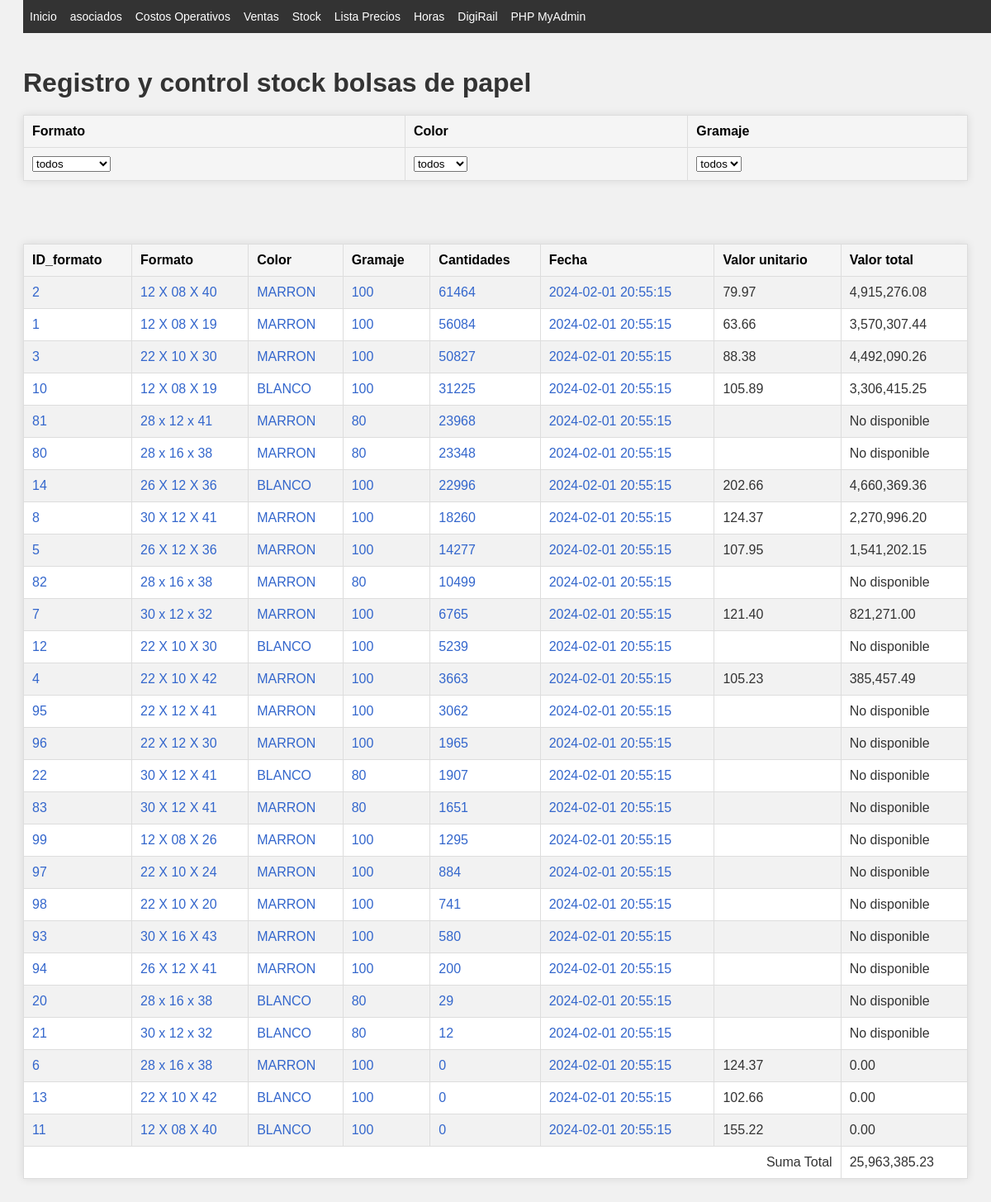
The page /stock.php on the database its author committed.
### tables this page shows
CREATE TABLE `listado_precios` (
  `ID_listado` int(11) NOT NULL AUTO_INCREMENT,
  `ID_formato` int(11),
  `cantidad` int(11),
  `precio_u_sIVA` decimal(8,2),
  `fecha` date,
  PRIMARY KEY (`ID_listado`),
  FOREIGN KEY (`ID_formato`) REFERENCES `tabla_1` (`ID_formato`)
);

CREATE TABLE `tabla_1` (
  `ID_formato` int(11) NOT NULL,
  `formato` varchar(14) NOT NULL,
  `color` varchar(11) NOT NULL,
  `gramaje` int(11) NOT NULL,
  `cantidades` int(11) NOT NULL,
  `manijas` bit(1) NOT NULL,
  `fechatiempo` TIMESTAMP DEFAULT CURRENT_TIMESTAMP ON UPDATE CURRENT_TIMESTAMP
);

### stock.php (the view, shortened to what this page needs)
<?php
require "includes/header.php";
require_once 'Stock/conn.php';
$formatoFilter  = isset($_GET['Formato'])   ? $_GET['Formato']  : 'todos';
$colorFilter    = isset($_GET['color'])     ? $_GET['color']    : 'todos';
$gramajeFilter  = isset($_GET['gramaje'])   ? $_GET['gramaje']  : 'todos';
$query = "SELECT t1.*, t2.precio_u_sIVA FROM tabla_1 t1
          LEFT JOIN listado_precios t2 ON t1.ID_formato = t2.ID_formato";
$query .= " ORDER BY t1.cantidades DESC";
$stmt = $conn->prepare($query);
$stmt->execute();
$result = $stmt->get_result();
function crearEnlace($id_formato, $texto) {
    return '<a href="Stock/busqueda.php?ID_formato=' . $id_formato . '">' . htmlspecialchars($texto) . '</a>';
}
?>
<!DOCTYPE html>
<html>
<head>
    <link rel="stylesheet" href="CSS/style.css">
</head>
<body>
<h1>Registro y control stock bolsas de papel</h1>
<form action="stock.php" method="GET" id="filtroForm">
    <table>
        <tr>
            <th>Formato</th>
            <th>Color</th>
            <th>Gramaje</th>
        </tr>
        <tr>
            <th>
            <select name="Formato" onchange="submitForm()">
                <option value="todos" <?php if ($formatoFilter === 'todos') echo 'selected'; ?>>todos</option>
            </select>
            </th>
            <th>
                <select name="color" onchange="submitForm()">
                    <option value="todos" <?php if ($colorFilter === 'todos') echo 'selected'; ?>>todos</option>
                </select>
            </th>
            <th>
                <select name="gramaje" onchange="submitForm()">
                    <option value="todos"   <?php if ($gramajeFilter === 'todos')   echo 'selected'; ?>>todos   </option>
                </select>
            </th>
        </tr>
    </table>
    <br>
</form>
<br>
<table>
    <tr>
        <th>ID_formato</th>
        <th>Formato</th>
        <th>Color</th>
        <th>Gramaje</th>
        <th>Cantidades</th>
        <th>Fecha</th>
        <th>Valor unitario</th>
        <th>Valor total</th>
    </tr>
    <?php
    $totalSuma = 0;
    while ($row = mysqli_fetch_assoc($result)) { ?>
        <tr>
            <td><?php echo crearEnlace($row['ID_formato'], $row['ID_formato']); ?></td>
            <td><?php echo crearEnlace($row['ID_formato'], $row['formato']); ?></td>
            <td><?php echo crearEnlace($row['ID_formato'], $row['color']); ?></td>
            <td><?php echo crearEnlace($row['ID_formato'], $row['gramaje']); ?></td>
            <td><?php echo crearEnlace($row['ID_formato'], $row['cantidades']); ?></td>
            <td><?php echo crearEnlace($row['ID_formato'], $row['fechatiempo']); ?></td>
            <td><?php echo $row['precio_u_sIVA']; ?></td>
            <td>
                <?php
                    if (isset($row['precio_u_sIVA'])) {
                        $valorTotal = $row['cantidades'] * $row['precio_u_sIVA'];
                        echo number_format($valorTotal, 2, '.', ',');
                        $totalSuma += $valorTotal;
                    } else {
                        echo 'No disponible';
                    }
                ?>
            </td>
        </tr>
    <?php } ?>
    <tr>
        <td colspan="7" style="text-align: right;">Suma Total</td>
        <td><?php echo number_format($totalSuma, 2, '.', ','); ?></td>
    </tr>
</table>
</body>
</html>

### CSS/index.css (style rules this page uses)
body { font-family: verdana; resize: none; }
h1, #cabecera p { margin: 0; padding: 0; }

### CSS/style.css (style rules this page uses)
body { font-family: Arial, sans-serif; background-color: #f4f4f4; color: #333; }
table { border-collapse: collapse; width: 80%; margin: 20px auto; background-color: #ffffff; box-shadow: 0 0 10px rgba(0,0,0,0.1); }
th, td { border: 1px solid #ddd; padding: 8px; text-align: left; }
th { background-color: #e9e9e9; color: #000; }
tr:nth-child(even) { background-color: #f2f2f2; }
body { font-family: Arial, sans-serif; background-color: #f1f1f1; padding: 20px; }
h1 { color: #333; }
table { width: 100%; border-collapse: collapse; margin-top: 20px; }
table th, table td { padding: 10px; text-align: left; border: 1px solid #ddd; }
table th { background-color: #f5f5f5; }
table td a { color: #3366cc; text-decoration: none; }

### rows shown on the page
listado_precios: ID_formato.ID_formato "2 12 X 08 X 40 MARRON 100 61464 2024-02-01 20:55:15", precio_u_sIVA "79.97", valorTotal "4,915,276.08"
listado_precios: ID_formato.ID_formato "1 12 X 08 X 19 MARRON 100 56084 2024-02-01 20:55:15", precio_u_sIVA "63.66", valorTotal "3,570,307.44"
listado_precios: ID_formato.ID_formato "3 22 X 10 X 30 MARRON 100 50827 2024-02-01 20:55:15", precio_u_sIVA "88.38", valorTotal "4,492,090.26"
listado_precios: ID_formato.ID_formato "10 12 X 08 X 19 BLANCO 100 31225 2024-02-01 20:55:15", precio_u_sIVA "105.89", valorTotal "3,306,415.25"
tabla_1: ID_formato "81 28 x 12 x 41 MARRON 80 23968 2024-02-01 20:55:15", shows "No disponible"
tabla_1: ID_formato "80 28 x 16 x 38 MARRON 80 23348 2024-02-01 20:55:15", shows "No disponible"
listado_precios: ID_formato.ID_formato "14 26 X 12 X 36 BLANCO 100 22996 2024-02-01 20:55:15", precio_u_sIVA "202.66", valorTotal "4,660,369.36"
listado_precios: ID_formato.ID_formato "8 30 X 12 X 41 MARRON 100 18260 2024-02-01 20:55:15", precio_u_sIVA "124.37", valorTotal "2,270,996.20"
listado_precios: ID_formato.ID_formato "5 26 X 12 X 36 MARRON 100 14277 2024-02-01 20:55:15", precio_u_sIVA "107.95", valorTotal "1,541,202.15"
tabla_1: ID_formato "82 28 x 16 x 38 MARRON 80 10499 2024-02-01 20:55:15", shows "No disponible"
listado_precios: ID_formato.ID_formato "7 30 x 12 x 32 MARRON 100 6765 2024-02-01 20:55:15", precio_u_sIVA "121.40", valorTotal "821,271.00"
tabla_1: ID_formato "12 22 X 10 X 30 BLANCO 100 5239 2024-02-01 20:55:15", shows "No disponible"
listado_precios: ID_formato.ID_formato "4 22 X 10 X 42 MARRON 100 3663 2024-02-01 20:55:15", precio_u_sIVA "105.23", valorTotal "385,457.49"
tabla_1: ID_formato "95 22 X 12 X 41 MARRON 100 3062 2024-02-01 20:55:15", shows "No disponible"
tabla_1: ID_formato "96 22 X 12 X 30 MARRON 100 1965 2024-02-01 20:55:15", shows "No disponible"
tabla_1: ID_formato "22 30 X 12 X 41 BLANCO 80 1907 2024-02-01 20:55:15", shows "No disponible"
tabla_1: ID_formato "83 30 X 12 X 41 MARRON 80 1651 2024-02-01 20:55:15", shows "No disponible"
tabla_1: ID_formato "99 12 X 08 X 26 MARRON 100 1295 2024-02-01 20:55:15", shows "No disponible"
tabla_1: ID_formato "97 22 X 10 X 24 MARRON 100 884 2024-02-01 20:55:15", shows "No disponible"
tabla_1: ID_formato "98 22 X 10 X 20 MARRON 100 741 2024-02-01 20:55:15", shows "No disponible"
tabla_1: ID_formato "93 30 X 16 X 43 MARRON 100 580 2024-02-01 20:55:15", shows "No disponible"
tabla_1: ID_formato "94 26 X 12 X 41 MARRON 100 200 2024-02-01 20:55:15", shows "No disponible"
tabla_1: ID_formato "20 28 x 16 x 38 BLANCO 80 29 2024-02-01 20:55:15", shows "No disponible"
tabla_1: ID_formato "21 30 x 12 x 32 BLANCO 80 12 2024-02-01 20:55:15", shows "No disponible"
listado_precios: ID_formato.ID_formato "6 28 x 16 x 38 MARRON 100 0 2024-02-01 20:55:15", precio_u_sIVA "124.37", valorTotal "0.00"
listado_precios: ID_formato.ID_formato "13 22 X 10 X 42 BLANCO 100 0 2024-02-01 20:55:15", precio_u_sIVA "102.66", valorTotal "0.00"
listado_precios: ID_formato.ID_formato "11 12 X 08 X 40 BLANCO 100 0 2024-02-01 20:55:15", precio_u_sIVA "155.22", valorTotal "0.00"

### other values the page prints
$totalSuma "25,963,385.23"
